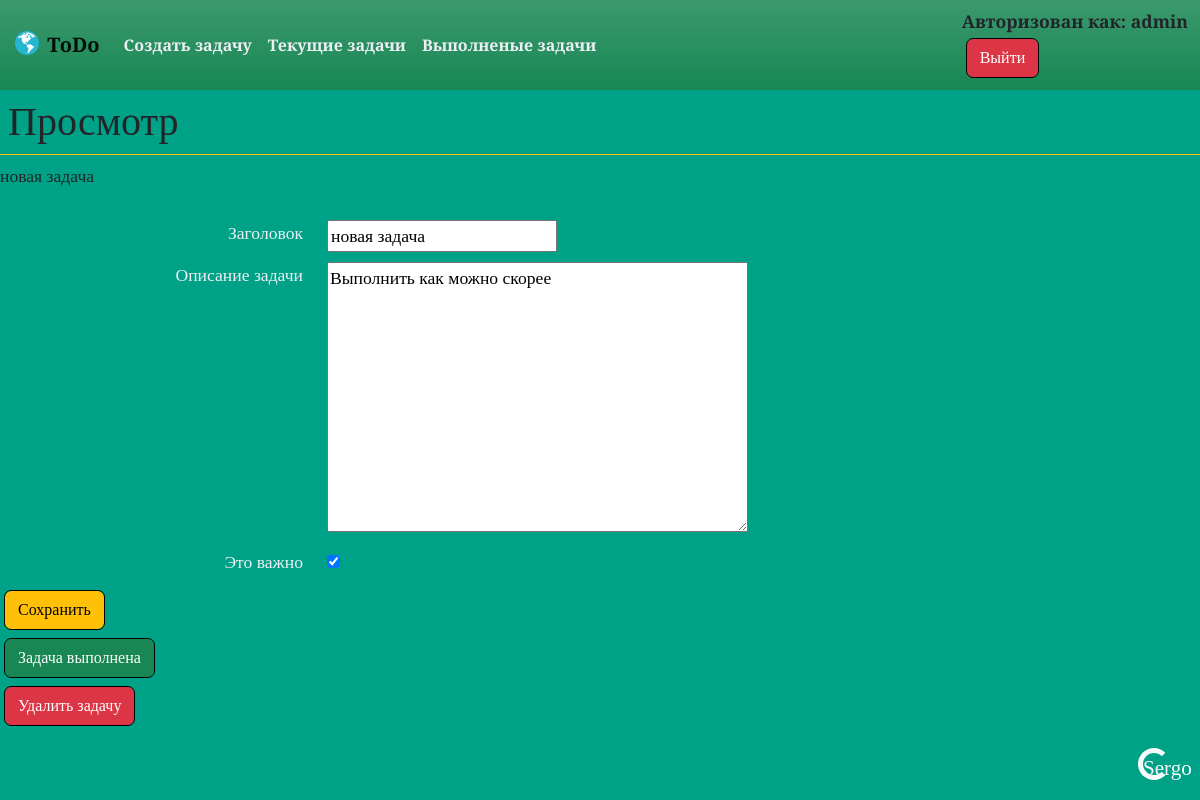
/todo/13/ (signed in), run on the app's committed database.
### todo/models.py (models this page shows, shortened)
class Todo(models.Model):
    title = models.CharField(max_length=100, verbose_name='Заголовок')
    task = models.TextField(max_length=500, blank=True, verbose_name='Описание задачи')
    important = models.BooleanField(default=False, verbose_name='Это важно')
    datecompleted = models.DateTimeField(null=True, blank=True, verbose_name='Дата выполнения')
    created = models.DateTimeField(auto_now_add=True, verbose_name='Создано')
    user = models.ForeignKey(User, on_delete=models.CASCADE)

### todo/views.py (the view, shortened to what this page needs)
# urls.py: path('todo/<int:todo_pk>/', views.viewtodo, name='viewtodo'),
@login_required
def viewtodo(request, todo_pk):
    todo = get_object_or_404(Todo, pk=todo_pk, user=request.user)
    if request.method == "GET":
        form = TodoForm(instance=todo)
        return render(request, 'todo/viewtodo.html', {'todo':todo, 'form':form})

### todo/forms.py
class TodoForm(ModelForm):
    class Meta:
        model = Todo
        fields = ['title', 'task', 'important']

### todo/templates/todo/viewtodo.html (shortened to what this page needs)
{% extends 'todo/base.html' %}
{% block content %}
<h1 class="d-flex p-2  border-bottom border-warning">Просмотр</h1>
<div class=""> {{ todo.title }} </div>
<form method="post">
    <div class="container form-task">
        <div class="row text-start">
            <div class="col-3 text-end">
                {{ form.title.label }}
            </div>
            <div class="col-9 text-start">
                {{ form.title }}
            </div>
        </div>
        <div class="row text-start">
            <div class="col-3 text-end">
                {{ form.task.label }}
            </div>
            <div class="col text-start">
                {{ form.task }}
            </div>
        </div>
        <div class="row text-start">
            <div class="col-3 text-end">
                {{ form.important.label }}
            </div>
            <div class="col">
                {{ form.important }}
            </div>
        </div>
            </div>
    <button type="submit" class="btn btn-warning">Сохранить</button>
</form>
<form method="post" action="{% url 'completedtodo' todo.id %}">
    <button type="submit" class="btn btn-success">Задача выполнена</button>
</form>
<form method="post" action="{% url 'deletedtodo' todo.id %}">
    <button type="submit" class="btn btn-danger">Удалить задачу</button>
</form>
{% endblock %}

### todo/templates/todo/base.html (shortened to what this page needs)
{% load static %}
<!DOCTYPE html>
<html lang="ru">
<head>
    <link href="https://cdn.jsdelivr.net/npm/bootstrap@5.2.2/dist/css/bootstrap.min.css" rel="stylesheet">
    <link href="{% static 'css/style.css' %}" rel="stylesheet"/>
</head>
<body>
<nav class="navbar navbar-expand bg-success bg-gradient fw-semibold">
  <div class="container-fluid">
    <a class="navbar-brand" href="{% url 'currenttodos' %}">
        <img src="{% static 'images/world.svg' %}" alt="Logo" width="30" height="24" class="d-inline-block align-text-top">
      ToDo
    </a>
    <div class="collapse navbar-collapse" id="navbarNavAltMarkup">
      <div class="navbar-nav">
          {% if user.is_authenticated %}
        <a class="nav-link" href="{% url 'createtodo' %}">Создать задачу</a>
        <a class="nav-link" href="{% url 'currenttodos' %}">Текущие задачи</a>
        <a class="nav-link" href="{% url 'completedtodos' %}">Выполненые задачи</a>
          {% else %}
        <a class="nav-link" href="{% url 'loginuser' %}">Войти</a>
        <a class="nav-link" href="{% url 'signupuser' %}">Зарегистрироваться</a>
          {% endif %}
      </div>
    </div>
      {% if user.is_authenticated %}
      <div class="user-right-panel">
            Авторизован как: {{ user.username }}
    <form action="{% url 'logoutuser' %}" method="post">
            <button type="submit" class="btn btn-danger">Выйти</button>
        </form>
        </div>
      {% endif %}
  </div>
</nav>
        {% block content %}
        {% endblock %}
{% block footer %}
<div class="container position-relative">
    <div class="spinner-border text-light position-absolute bottom-0 end-0" role="status">
      Sergo
    </div>
</div>
{% endblock %}
</body>
</html>

### todo/static/css/style.css (style rules this page uses)
body { background-color: #00A287; font-family: 'Vollkorn', serif; font-size: 1.1em; }
body > .container { margin-top: 50px; font-size: 1.2em; }
.navbar-nav * { color: #EDEFF4; font-size: 16px; }
.user-right-panel { font-family: 'Vollkorn', serif; font-size: 1em; }
.container { color: #EDEFF4; }
.btn { outline: 1px solid black; margin: 5px; }
.row { margin-bottom: 10px; }
.form-task { margin-top: 30px; }

### data on the page
Todo: title "новая задача", task "Выполнить как можно скорее", important "☑"

### other printed values
{{ user.username }} "admin"
